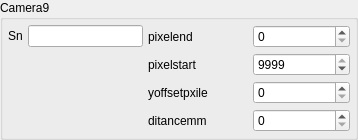
               <widget class="QGroupBox" name="groupBox_camera_9">
                <property name="minimumSize">
                 <size>
                  <width>358</width>
                  <height>0</height>
                 </size>
                </property>
                <property name="maximumSize">
                 <size>
                  <width>16777215</width>
                  <height>16777215</height>
                 </size>
                </property>
                <property name="title">
                 <string>Camera9</string>
                </property>
                <layout class="QHBoxLayout" name="horizontalLayout_16" stretch="2,3">
                 <property name="spacing">
                  <number>5</number>
                 </property>
                 <property name="leftMargin">
                  <number>5</number>
                 </property>
                 <property name="topMargin">
                  <number>5</number>
                 </property>
                 <property name="rightMargin">
                  <number>5</number>
                 </property>
                 <property name="bottomMargin">
                  <number>5</number>
                 </property>
                 <item>
                  <layout class="QVBoxLayout" name="verticalLayout_29">
                   <item>
                    <layout class="QHBoxLayout" name="horizontalLayout_cam1_9">
                     <item>
                      <widget class="QLabel" name="label_Camera_9">
                       <property name="text">
                        <string>Sn</string>
                       </property>
                      </widget>
                     </item>
                     <item>
                      <widget class="QLineEdit" name="lineEdit_Camera_9">
                       <property name="text">
                        <string/>
                       </property>
                      </widget>
                     </item>
                    </layout>
                   </item>
                   <item>
                    <spacer name="verticalSpacer_cam_9">
                     <property name="orientation">
                      <enum>Qt::Vertical</enum>
                     </property>
                     <property name="sizeHint" stdset="0">
                      <size>
                       <width>20</width>
                       <height>40</height>
                      </size>
                     </property>
                    </spacer>
                   </item>
                  </layout>
                 </item>
                 <item>
                  <layout class="QVBoxLayout" name="verticalLayout_18">
                   <item>
                    <layout class="QHBoxLayout" name="horizontalLayout_pixelend_9">
                     <item>
                      <widget class="QLabel" name="label_pixelend_9">
                       <property name="minimumSize">
                        <size>
                         <width>100</width>
                         <height>0</height>
                        </size>
                       </property>
                       <property name="text">
                        <string>pixelend</string>
                       </property>
                      </widget>
                     </item>
                     <item>
                      <widget class="QSpinBox" name="spinBox_pixelend_9">
                       <property name="minimumSize">
                        <size>
                         <width>70</width>
                         <height>0</height>
                        </size>
                       </property>
                       <property name="maximumSize">
                        <size>
                         <width>100</width>
                         <height>16777215</height>
                        </size>
                       </property>
                       <property name="maximum">
                        <number>9999</number>
                       </property>
                      </widget>
                     </item>
                    </layout>
                   </item>
                   <item>
                    <layout class="QHBoxLayout" name="horizontalLayout_pixelstart_9">
                     <item>
                      <widget class="QLabel" name="label_pixelstart_9">
                       <property name="minimumSize">
                        <size>
                         <width>100</width>
                         <height>0</height>
                        </size>
                       </property>
                       <property name="text">
                        <string>pixelstart</string>
                       </property>
                      </widget>
                     </item>
                     <item>
                      <widget class="QSpinBox" name="spinBox_pixelstart_9">
                       <property name="minimumSize">
                        <size>
                         <width>70</width>
                         <height>0</height>
                        </size>
                       </property>
                       <property name="maximumSize">
                        <size>
                         <width>100</width>
                         <height>16777215</height>
                        </size>
                       </property>
                       <property name="maximum">
                        <number>9999</number>
                       </property>
                       <property name="value">
                        <number>9999</number>
                       </property>
                      </widget>
                     </item>
                    </layout>
                   </item>
                   <item>
                    <layout class="QHBoxLayout" name="horizontalLayout_yoffsetpxile_9">
                     <item>
                      <widget class="QLabel" name="label_yoffsetpxile_9">
                       <property name="minimumSize">
                        <size>
                         <width>100</width>
                         <height>0</height>
                        </size>
                       </property>
                       <property name="text">
                        <string>yoffsetpxile</string>
                       </property>
                      </widget>
                     </item>
                     <item>
                      <widget class="QSpinBox" name="spinBox_yoffsetpxile_9">
                       <property name="minimumSize">
                        <size>
                         <width>70</width>
                         <height>0</height>
                        </size>
                       </property>
                       <property name="maximumSize">
                        <size>
                         <width>100</width>
                         <height>16777215</height>
                        </size>
                       </property>
                       <property name="maximum">
                        <number>9999</number>
                       </property>
                      </widget>
                     </item>
                    </layout>
                   </item>
                   <item>
                    <layout class="QHBoxLayout" name="horizontalLayout_ditancemm_9">
                     <item>
                      <widget class="QLabel" name="label_ditancemm_9">
                       <property name="minimumSize">
                        <size>
                         <width>100</width>
                         <height>0</height>
                        </size>
                       </property>
                       <property name="text">
                        <string>ditancemm</string>
                       </property>
                      </widget>
                     </item>
                     <item>
                      <widget class="QSpinBox" name="spinBox_ditancemm_9">
                       <property name="minimumSize">
                        <size>
                         <width>70</width>
                         <height>0</height>
                        </size>
                       </property>
                       <property name="maximumSize">
                        <size>
                         <width>100</width>
                         <height>16777215</height>
                        </size>
                       </property>
                       <property name="maximum">
                        <number>9999</number>
                       </property>
                      </widget>
                     </item>
                    </layout>
                   </item>
                  </layout>
                 </item>
                </layout>
               </widget>
